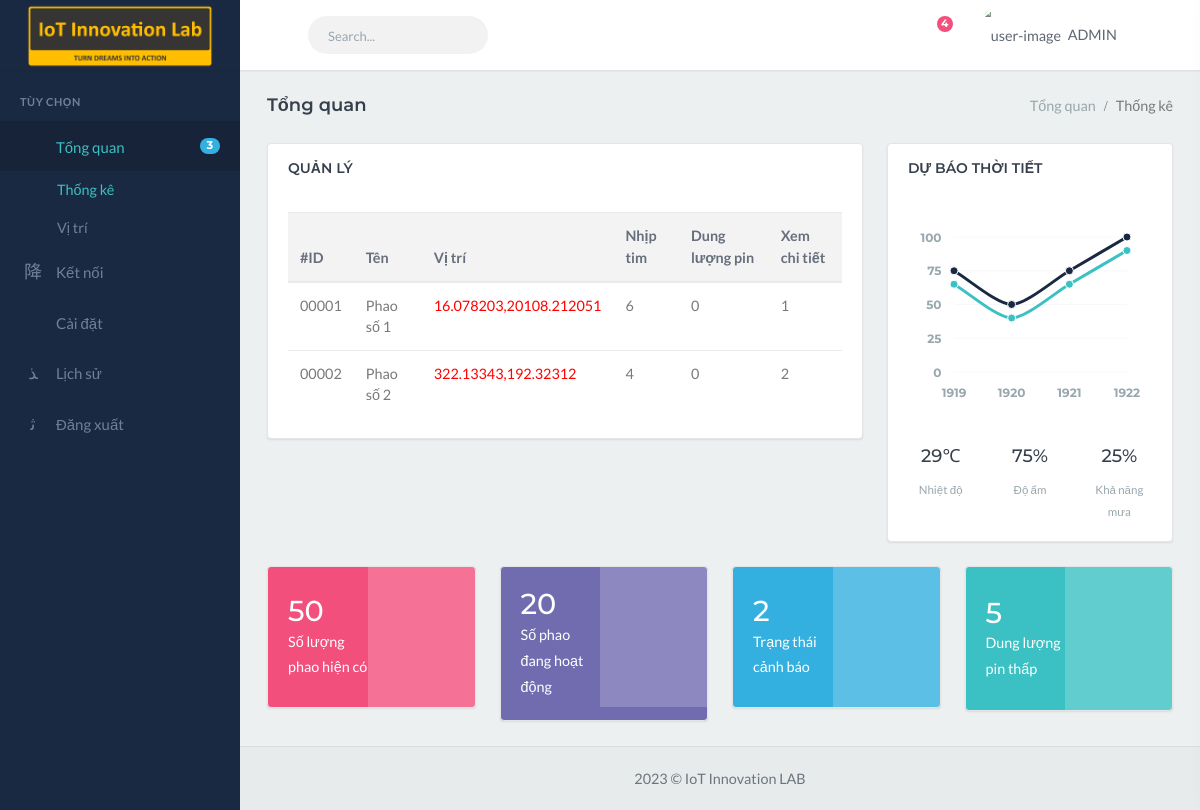
The page / (signed in) on the database its author committed.
### tables this page shows
CREATE TABLE `lifebuoy_in` (
  `token` varchar(11) NOT NULL,
  `name` varchar(50) NOT NULL,
  `location` varchar(30) DEFAULT '0',
  `heart_rate` varchar(10) DEFAULT '0',
  `water_state` int(3) NOT NULL DEFAULT 0,
  `bat_cap` float DEFAULT 0
);

### connect/config.php (called while the page is built, shortened)
<?php
switch ($_GET["page"]) {
    case null:
        $h4 = "Tổng quan";
        break;
}
$logo = array(
    'home' => 'assets\images\favicon.ico',
    'logo-sm' => ['/assets/images/icon-iilab.png', '50'],
    'logo-light' => ['/assets/images/iilab_2.png', '70'],
    'avatar' => 'https://png.pngtree.com/png-vector/20191125/ourmid/pngtree-beautiful-admin-roles-line-vector-icon-png-image_2035379.jpg'
);

### pages/home.php (the view)
<div class="content">
    <div class="container-fluid">
        <div class="row">
            <div class="col-12">
                <div class="page-title-box">
                    <h4 class="page-title"><?= $h4; ?></h4>
                    <div class="page-title-right">
                        <ol class="breadcrumb p-0 m-0">
                            <li class="breadcrumb-item"><a href="#">Tổng quan</a></li>
                            <li class="breadcrumb-item active">Thống kê</li>
                        </ol>
                    </div>
                    <div class="clearfix"></div>
                </div>
            </div>
        </div>
        <div class="row">
            <div class="col-xl-8">
                <div class="card">
                    <div class="card-header py-3 bg-transparent">
                        <div class="card-widgets">
                            <a href="javascript:;" data-toggle="reload"><i class="mdi mdi-refresh"></i></a>
                            <a data-toggle="collapse" href="#cardCollpase1" role="button" aria-expanded="false" aria-controls="cardCollpase1"><i class="mdi mdi-minus"></i></a>
                            <a href="#" data-toggle="remove"><i class="mdi mdi-close"></i></a>
                        </div>
                        <h5 class="header-title mb-0">Quản lý</h5>
                    </div>
                    <div id="cardCollpase1" class="collapse show">
                        <div class="card-body">
                            <div class="row">
                                <div class="col-md-12">
                                    <div class="table-responsive">
                                        <table class="table mb-0">
                                            <thead class="thead-light">
                                                <tr>
                                                    <th>#ID</th>
                                                    <th>Tên</th>
                                                    <th>Vị trí</th>
                                                    <th>Nhịp tim</th>
                                                    <th>Dung lượng pin</th>
                                                    <th>Xem chi tiết</th>
                                                </tr>
                                            </thead>
                                            <tbody>
                                                <?php
                                                $result = mysqli_query($connect, "SELECT * FROM `lifebuoy_in`");
                                                foreach ($result as $row) :
                                                ?>
                                                    <tr>
                                                        <td><?= $row['token']; ?></td>
                                                        <td><?= $row['name']; ?></td>
                                                        <td><a href="https://www.google.com/maps/place/<?= $row['location']; ?>" style="color:red;" target="_blank"><?= $row['location']; ?></a></td>
                                                        <td><?= $row['heart_rate']; ?></td>
                                                        <td><?= $row['bat_cap']; ?></td>
                                                        <td><?= $row['water_state']; ?></td>
                                                    </tr>
                                                <?php endforeach; ?>
                                            </tbody>
                                        </table>
                                    </div>
                                </div>
                            </div>
                        </div>
                    </div>
                </div>
            </div>
            <div class="col-xl-4">
                <div class="card">
                    <div class="card-header py-3 bg-transparent">
                        <div class="card-widgets">
                            <a href="javascript:;" data-toggle="reload"><i class="mdi mdi-refresh"></i></a>
                            <a data-toggle="collapse" href="#cardCollpase2" role="button" aria-expanded="false" aria-controls="cardCollpase2"><i class="mdi mdi-minus"></i></a>
                            <a href="#" data-toggle="remove"><i class="mdi mdi-close"></i></a>
                        </div>
                        <h5 class="header-title mb-0"> Dự báo thời tiết</h5>
                    </div>
                    <div id="cardCollpase2" class="collapse show">
                        <div class="card-body">
                            <div class="row">
                                <div class="col-md-12">
                                    <div id="morris-line-example" class="morris-charts" dir="ltr" style="height: 200px;"></div>
                                    <div class="row text-center mt-4">
                                        <div class="col-sm-4">
                                            <h5> 29℃</h5>
                                            <small class="text-muted"> Nhiệt độ</small>
                                        </div>
                                        <div class="col-sm-4">
                                            <h5> 75%</h5>
                                            <small class="text-muted">Độ ẩm</small>
                                        </div>
                                        <div class="col-sm-4">
                                            <h5> 25%</h5>
                                            <small class="text-muted">Khả năng mưa</small>
                                        </div>
                                    </div>
                                </div>
                            </div>
                        </div>
                    </div>
                </div>
            </div>
        </div>
        <div class="row">
            <div class="col-xl-3 col-sm-6">
                <div class="card bg-pink">
                    <div class="card-body widget-style-2">
                        <div class="text-white media">
                            <div class="media-body align-self-center">
                                <h2 class="my-0 text-white"><span data-plugin="counterup">50</span></h2>
                                <p class="mb-0"> Số lượng phao hiện có</p>
                            </div>
                            <i class="ion-md-eye"></i>
                        </div>
                    </div>
                </div>
            </div>
            <div class="col-xl-3 col-sm-6">
                <div class="card bg-purple">
                    <div class="card-body widget-style-2">
                        <div class="text-white media">
                            <div class="media-body align-self-center">
                                <h2 class="my-0 text-white"><span data-plugin="counterup">20</span></h2>
                                <p class="mb-0"> Số phao đang hoạt động</p>
                            </div>
                            <i class="ion-md-paper-plane"></i>
                        </div>
                    </div>
                </div>
            </div>
            <div class="col-xl-3 col-sm-6">
                <div class="card bg-info">
                    <div class="card-body widget-style-2">
                        <div class="text-white media">
                            <div class="media-body align-self-center">
                                <h2 class="my-0 text-white"><span data-plugin="counterup">2</span></h2>
                                <p class="mb-0"> Trạng thái cảnh báo</p>
                            </div>
                            <i class="ion-ios-pricetag"></i>
                        </div>
                    </div>
                </div>
            </div>
            <div class="col-xl-3 col-sm-6">
                <div class="card bg-primary">
                    <div class="card-body widget-style-2">
                        <div class="text-white media">
                            <div class="media-body align-self-center">
                                <h2 class="my-0 text-white"><span data-plugin="counterup">5</span></h2>
                                <p class="mb-0">Dung lượng pin thấp</p>
                            </div>
                            <i class="mdi mdi-comment-multiple"></i>
                        </div>
                    </div>
                </div>
            </div>
        </div>
    </div>
</div>

### layout/meta.php (shortened to what this page needs)
<!DOCTYPE html>
<html lang="en">
<head>
    <link href="assets\libs\sweetalert2\sweetalert2.min.css" rel="stylesheet" type="text/css">
    <link href="assets\css\bootstrap.min.css" rel="stylesheet" type="text/css" id="bootstrap-stylesheet">
    <link href="assets\css\icons.min.css" rel="stylesheet" type="text/css">
    <link href="assets\css\app.min.css" rel="stylesheet" type="text/css" id="app-stylesheet">
</head>

### layout/header.php (shortened to what this page needs)
<body>
    <div id="wrapper">
        <div class="navbar-custom">
            <ul class="list-unstyled topnav-menu float-right mb-0">
                <li class="dropdown notification-list">
                    <a class="nav-link dropdown-toggle  waves-effect" data-toggle="dropdown" href="#" role="button"
                        aria-haspopup="false" aria-expanded="false">
                        <i class="mdi mdi-bell-outline noti-icon"></i>
                        <span class="badge badge-pink rounded-circle noti-icon-badge">4</span>
                    </a>
                </li>
                <li class="dropdown notification-list">
                    <a class="nav-link dropdown-toggle nav-user mr-0 waves-effect" data-toggle="dropdown" href="#"
                        role="button" aria-haspopup="false" aria-expanded="false">
                        <img src="<?=$logo["avatar"]?>" alt="user-image" class="rounded-circle">
                        <span class="pro-user-name ml-1">
                            ADMIN <i class="mdi mdi-chevron-down"></i>
                        </span>
                    </a>
                </li>
                <li class="dropdown notification-list">
                    <a href="javascript:void(0);" class="nav-link right-bar-toggle waves-effect">
                        <i class="mdi mdi-settings-outline noti-icon"></i>
                    </a>
                </li>
            </ul>
            <div class="logo-box">
                <a href="/" class="logo text-center logo-light">
                    <span class="logo-lg">
                        <img src="<?=$logo["logo-light"][0];?>" alt="" height="<?=$logo["logo-light"][1];?>">
                    </span>
                </a>
            </div>
            <ul class="list-unstyled topnav-menu topnav-menu-left m-0">
                <li>
                    <button class="button-menu-mobile waves-effect">
                        <i class="mdi mdi-menu"></i>
                    </button>
                </li>
                <li class="d-none d-lg-block">
                    <form class="app-search">
                        <div class="app-search-box">
                            <div class="input-group">
                                <input type="text" class="form-control" placeholder="Search...">
                                <div class="input-group-append">
                                    <button class="btn" type="submit">
                                        <i class="fas fa-search"></i>
                                    </button>
                                </div>
                            </div>
                        </div>
                    </form>
                </li>
            </ul>
        </div>
        <div class="left-side-menu">
            <div class="slimscroll-menu">
                <div id="sidebar-menu">
                    <ul class="metismenu" id="side-menu">
                        <li class="menu-title">Tùy chọn</li>
                        <li>
                            <a href="javascript: void(0);" class="waves-effect">
                                <i class="ion-md-speedometer"></i>
                                <span> Tổng quan </span>
                                <span class="badge badge-info badge-pill float-right"> 3 </span>
                            </a>
                            <ul class="nav-second-level" aria-expanded="false">
                                <li><a href="/">Thống kê</a></li>
                                <li><a href="local.html">Vị trí</a></li>
                            </ul>
                        </li>
                        <li>
                            <a href="javascript: void(0);" class="waves-effect">
                                <i class="mdi mdi-powershell"></i>
                                <span> Kết nối </span>
                                <span class="menu-arrow"></span>
                            </a>
                        </li>
                        <li>
                            <a href="javascript: void(0);" class="waves-effect">
                                <i class="mdi mdi-settings-outline"></i>
                                <span> Cài đặt </span>
                                <span class="menu-arrow"></span>
                            </a>
                        </li>
                        <li>
                            <a href="javascript: void(0);" class="waves-effect">
                                <i class="mdi mdi-calendar-repeat-outline"></i>
                                <span> Lịch sử </span>
                            </a>
                        </li>
                        <li>
                            <a href="../pages/logout.php?destroy=username" class="waves-effect">
                                <i class="mdi mdi-backspace-reverse"></i>
                                <span> Đăng xuất </span>
                            </a>
                        </li>
                    </ul>
                </div>
            </div>
        </div>
        <div class="content-page">

### index.php (shortened to what this page needs)
<?php
include("./connect/config.php");
include("./layout/meta.php");
include("./layout/header.php");
?>
<?php
switch ($_GET["page"]) {
    case null:
        include_once("./pages/home.php");
    break;
}
 ?>
<?php
include("./layout/footer.php");
?>

### layout/footer.php (shortened to what this page needs)
<footer class="footer">
    <div class="container-fluid">
        <div class="row">
            <div class="col-md-12">
                2023 &copy; IoT Innovation LAB
            </div>
        </div>
    </div>
</footer>
</div>
</div>
</body>
</html>

### rows shown on the page
lifebuoy_in: token "00001", name "Phao số 1", location "16.078203,20108.212051", heart_rate "6", bat_cap "0", water_state "1"
lifebuoy_in: token "00002", name "Phao số 2", location "322.13343,192.32312", heart_rate "4", bat_cap "0", water_state "2"

### other values the page prints
$h4 "Tổng quan"
